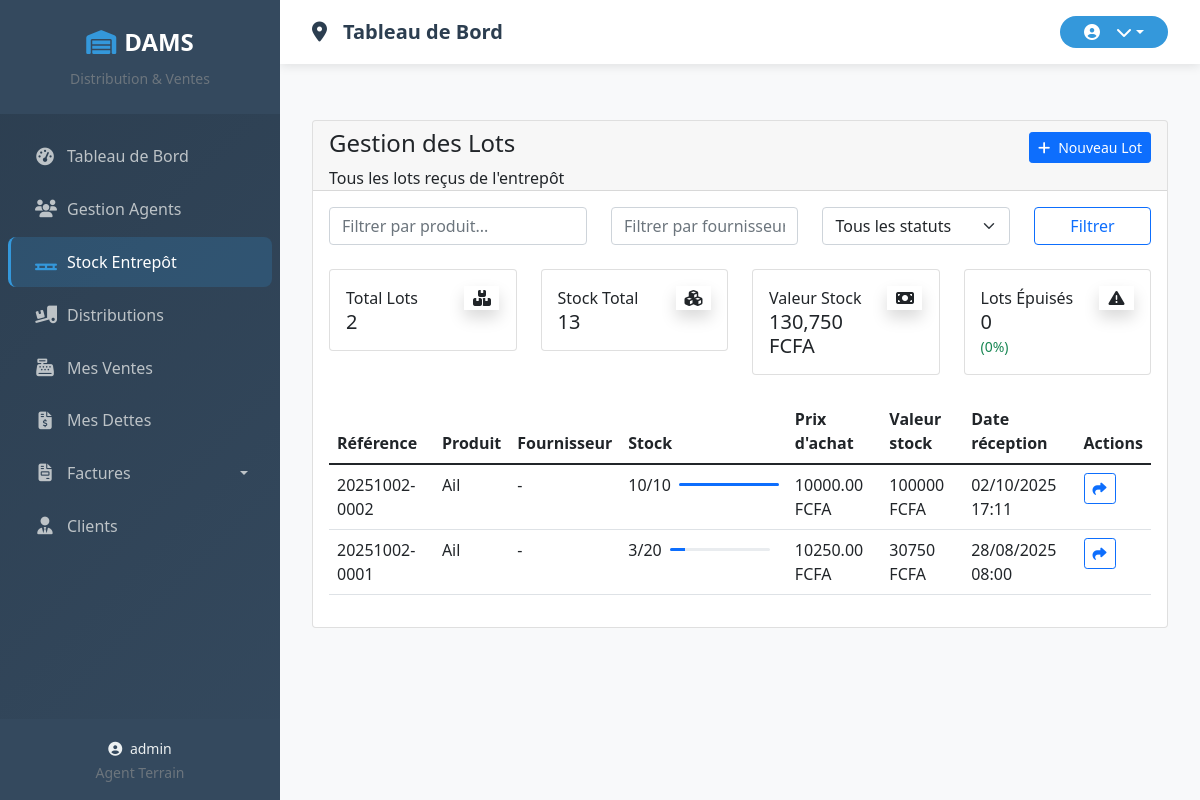
Before: /entrepot/lots/ (signed in) with the older database file.
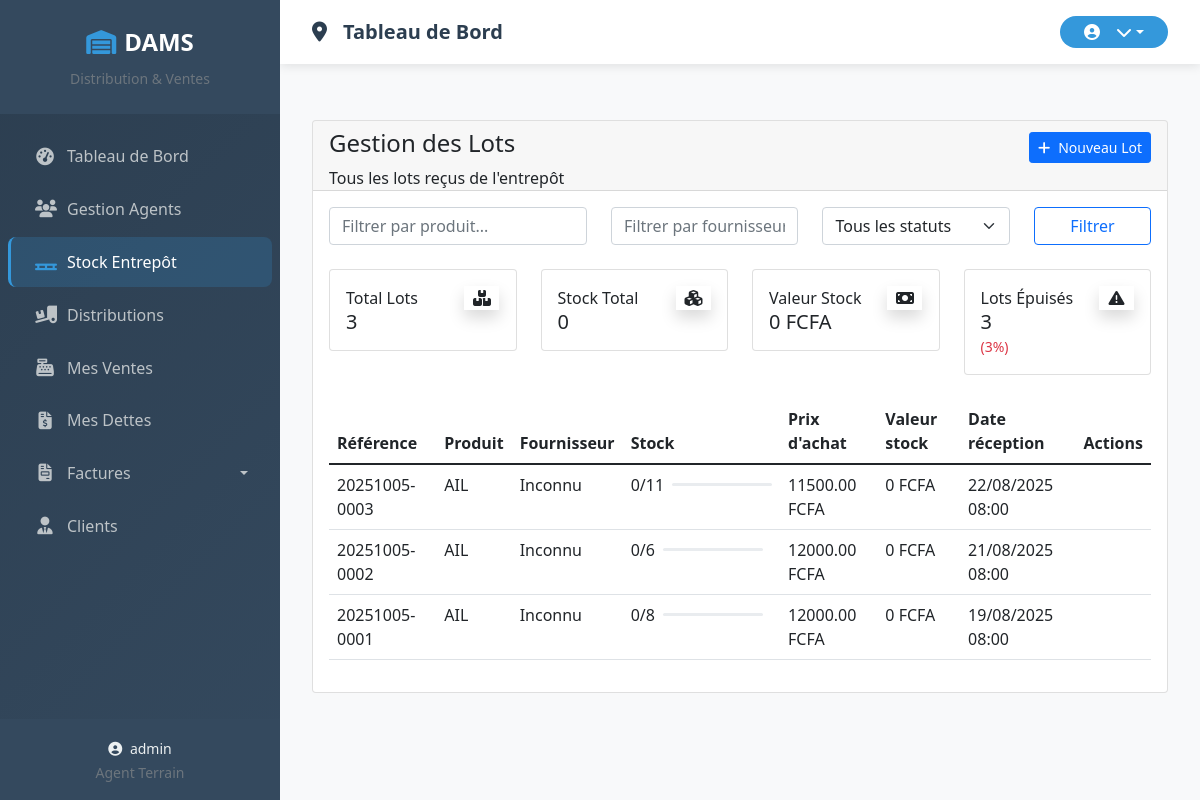
After: the same page with the newer database file.
### core/models.py (models this page shows, shortened)
class LotEntrepot(models.Model):
    produit = models.ForeignKey(Produit, on_delete=models.CASCADE)
    fournisseur = models.ForeignKey(Fournisseur, on_delete=models.CASCADE)
    quantite_initiale = models.PositiveIntegerField()
    quantite_restante = models.PositiveIntegerField()
    prix_achat_unitaire = models.DecimalField(max_digits=10, decimal_places=2)
    date_reception = models.DateTimeField(default=timezone.now)
    date_enregistrement = models.DateTimeField(auto_now_add=True)
    reference_lot = models.CharField(max_length=100, unique=True, blank=True, null=True)  # AJOUTEZ CE CHAMP
    facture = models.FileField(
        upload_to='factures_entrepot/%Y/%m/',
        null=True,
        blank=True,
        verbose_name="Facture (optionnel)"
    )
    date_upload_facture = models.DateTimeField(
        null=True,
        blank=True,
        verbose_name="Date d'upload de la facture"
    )

class Produit(models.Model):
    nom = models.CharField(max_length=100, unique=True)
    description = models.TextField(blank=True, null=True)

class Fournisseur(models.Model):
    nom = models.CharField(max_length=100, unique=True)
    contact = models.CharField(max_length=100, blank=True, null=True)

### core/views.py (the view)
# urls.py: path('entrepot/lots/', views.liste_lots, name='liste_lots'),
@login_required
def liste_lots(request):
    lots = LotEntrepot.objects.all().order_by('-date_reception')
    produit_filter = request.GET.get('produit')
    fournisseur_filter = request.GET.get('fournisseur')
    statut_filter = request.GET.get('statut')
    if produit_filter:
        lots = lots.filter(produit__nom__icontains=produit_filter)
    if fournisseur_filter:
        lots = lots.filter(fournisseur__nom__icontains=fournisseur_filter)
    if statut_filter:
        if statut_filter == 'disponible':
            lots = lots.filter(quantite_restante__gt=0)
        elif statut_filter == 'epuise':
            lots = lots.filter(quantite_restante=0)
    stats = lots.aggregate(
        total_lots=models.Count('id'),  # AJOUT IMPORTANT
        total_stock=models.Sum('quantite_restante'),
        lots_epuises=models.Count('id', filter=models.Q(quantite_restante=0)),
        total_valeur=models.Sum(
            models.F('quantite_restante') * models.F('prix_achat_unitaire')
        )
    )
    context = {
        'lots': lots,
        'total_lots': stats['total_lots'] or 0,  # CORRECTION ICI
        'total_stock': stats['total_stock'] or 0,
        'total_valeur': stats['total_valeur'] or 0,
        'lots_epuises': stats['lots_epuises'] or 0,
    }
    return render(request, 'core/entrepot/liste_lots.html', context)

### core/context_processors.py (called while the page is built, shortened)
def agent_context(request):
    context = {}
    return context

### core/templates/core/entrepot/liste_lots.html (shortened to what the changed rows need)
{% extends 'base.html' %}
{% load static %}
{% load humanize %}
{% block content %}
<link rel="stylesheet" href="https://cdnjs.cloudflare.com/ajax/libs/font-awesome/6.4.0/css/all.min.css">
<div class="container-fluid py-4">
    <div class="row">
        <div class="col-12">
            <div class="card">
                <div class="card-body">
<div class="row mb-4">
    <div class="col-xl-3 col-sm-6 mb-xl-0 mb-4">
        <div class="card">
            <div class="card-body p-3">
                <div class="row">
                    <div class="col-8">
                        <div class="numbers">
                            <p class="text-sm mb-0 text-capitalize font-weight-bold">Total Lots</p>
                            <h5 class="font-weight-bolder mb-0">
                                {{ total_lots|intcomma }}
                            </h5>
                        </div>
                    </div>
                </div>
            </div>
        </div>
    </div>
    <div class="col-xl-3 col-sm-6 mb-xl-0 mb-4">
        <div class="card">
            <div class="card-body p-3">
                <div class="row">
                    <div class="col-8">
                        <div class="numbers">
                            <p class="text-sm mb-0 text-capitalize font-weight-bold">Stock Total</p>
                            <h5 class="font-weight-bolder mb-0">
                                {{ total_stock|intcomma }}
                            </h5>
                        </div>
                    </div>
                </div>
            </div>
        </div>
    </div>
    <div class="col-xl-3 col-sm-6 mb-xl-0 mb-4">
        <div class="card">
            <div class="card-body p-3">
                <div class="row">
                    <div class="col-8">
                        <div class="numbers">
                            <p class="text-sm mb-0 text-capitalize font-weight-bold">Valeur Stock</p>
                            <h5 class="font-weight-bolder mb-0">
                                {{ total_valeur|intcomma }} FCFA
                            </h5>
                        </div>
                    </div>
                </div>
            </div>
        </div>
    </div>
    <div class="col-xl-3 col-sm-6">
        <div class="card">
            <div class="card-body p-3">
                <div class="row">
                    <div class="col-8">
                        <div class="numbers">
                            <p class="text-sm mb-0 text-capitalize font-weight-bold">Lots Épuisés</p>
                            <h5 class="font-weight-bolder mb-0">
                                {{ lots_epuises|intcomma }}
                            </h5>
                            <small class="text-sm {% if lots_epuises > 0 %}text-danger{% else %}text-success{% endif %}">
                                {% if total_lots > 0 %}
                                    ({{ lots_epuises|floatformat:0 }}%)
                                {% else %}
                                    (0%)
                                {% endif %}
                            </small>
                        </div>
                    </div>
                </div>
            </div>
        </div>
    </div>
</div>
                    <div class="table-responsive">
                        <table class="table table-flush" id="lots-table">
                            <thead class="thead-light">
                                <tr>
                                    <th>Référence</th>
                                    <th>Produit</th>
                                    <th>Fournisseur</th>
                                    <th>Stock</th>
                                    <th>Prix d'achat</th>
                                    <th>Valeur stock</th>
                                    <th>Date réception</th>
                                    <th>Actions</th>
                                </tr>
                            </thead>
                            <tbody>
                                {% for lot in lots %}
                                <tr>
                                    <td class="font-weight-bold">
                                        {% if lot.reference_lot %}
                                            {{ lot.reference_lot }}
                                        {% else %}
                                            Lot #{{ lot.id }}
                                        {% endif %}
                                    </td>
                                    <td>
                                        {{ lot.produit.nom }}
                                    </td>
                                    <td>{{ lot.fournisseur.nom }}</td>
                                    <td>
                                        <div class="d-flex align-items-center">
                                            <span class="me-2">{{ lot.quantite_restante }}/{{ lot.quantite_initiale }}</span>
                                            <div>
                                                <div class="progress" style="width: 100px; height: 3px;">
                                                    {% widthratio lot.quantite_restante lot.quantite_initiale 100 as progress_percent %}
                                                    <div class="progress-bar {% if lot.quantite_restante > 0 %}bg-gradient-success{% else %}bg-gradient-danger{% endif %}"
                                                         role="progressbar"
                                                         style="width: {{ progress_percent }}%"
                                                         aria-valuenow="{{ lot.quantite_restante }}"
                                                         aria-valuemin="0"
                                                         aria-valuemax="{{ lot.quantite_initiale }}"></div>
                                                </div>
                                            </div>
                                        </div>
                                    </td>
                                    <td>{{ lot.prix_achat_unitaire }} FCFA</td>
                                    <td class="font-weight-bold">
                                        {% widthratio lot.quantite_restante 1 lot.prix_achat_unitaire as valeur %}
                                        {{ valeur }} FCFA
                                    </td>
                                    <td>{{ lot.date_reception|date:"d/m/Y H:i" }}</td>
                                    <td>
                                        <div class="btn-group">
                                            {% if lot.quantite_restante > 0 %}
                                            <a href="{% url 'distribuer_produits' %}?lot={{ lot.id }}" class="btn btn-outline-primary btn-sm" data-bs-toggle="tooltip" title="Distribuer">
                                                <i class="fas fa-share"></i>
                                            </a>
                                            {% endif %}
                                        </div>
                                    </td>
                                </tr>
                                {% endfor %}
                            </tbody>
                        </table>
                    </div>
                </div>
            </div>
        </div>
    </div>
</div>
{% endblock %}

Changed rows visible on the page:
added LotEntrepot: reference_lot "20251005-0003", produit.nom "AIL", fournisseur.nom "Inconnu", quantite_restante "0", quantite_initiale "11", prix_achat_unitaire "11500.00", date_reception "22/08/2025 08:00"
changed LotEntrepot (number 2 of 3 on the later page): reference_lot "20251002-0002" → "20251005-0002"; produit.nom "Ail" → "AIL"; fournisseur.nom "-" → "Inconnu"; quantite_restante "10" → "0"; quantite_initiale "10" → "6"; prix_achat_unitaire "10000.00" → "12000.00"; quantite_restante "100000" → "0"; date_reception "02/10/2025 17:11" → "21/08/2025 08:00"
changed LotEntrepot (number 3 of 3 on the later page): reference_lot "20251002-0001" → "20251005-0001"; produit.nom "Ail" → "AIL"; fournisseur.nom "-" → "Inconnu"; quantite_restante "3" → "0"; quantite_initiale "20" → "8"; prix_achat_unitaire "10250.00" → "12000.00"; quantite_restante "30750" → "0"; date_reception "28/08/2025 08:00" → "19/08/2025 08:00"
Other visible differences:
{{ total_lots|intcomma }}: "2" → "3"
{{ total_stock|intcomma }}: "13" → "0"
{{ total_valeur|intcomma }}: "130,750" → "0"
{{ lots_epuises|intcomma }}: "0" → "3"
{{ lots_epuises|floatformat:0 }}: "0" → "3"
